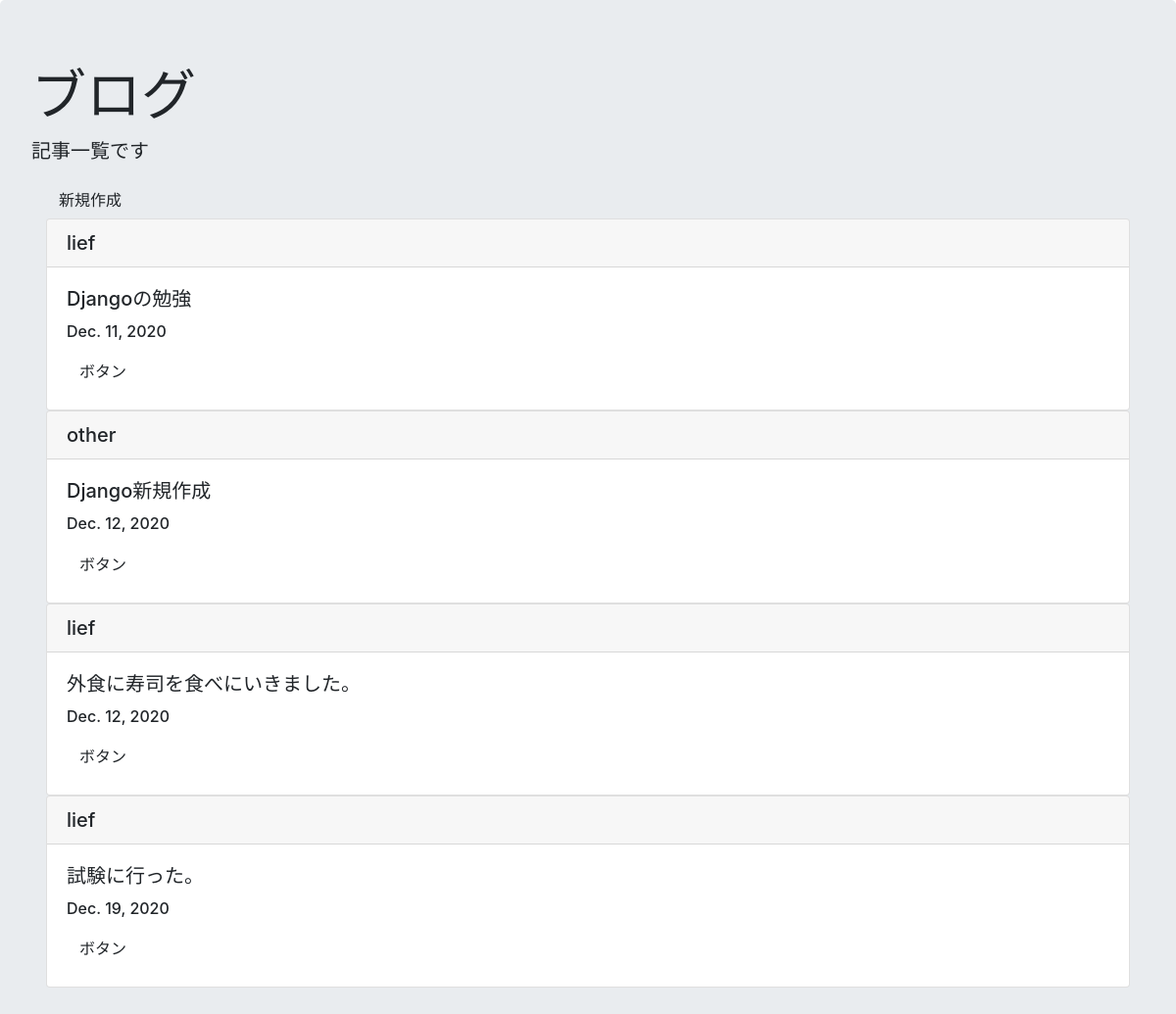
Page /list/ on the committed database.
### blogpost/models.py (models this page shows, shortened)
class BlogModel(models.Model):
    title = models.CharField(max_length=100)
    contet = models.TextField()
    postdate = models.DateField(auto_now_add=True)
    category = models.CharField(
        max_length = 50,
        choices= CATEGORY
    )

### blogpost/views.py (the view)
# urls.py: path('list/', BlogList.as_view(), name='list'),
class BlogList(ListView):
    template_name = 'list.html'
    model = BlogModel

### templates/list.html
{% extends 'base.html' %}
{% block header %}
<div class="jumbotron">
  <h1 class="display-4">ブログ</h1>
  <p class="lead">記事一覧です</p>
{% endblock header %}
{% block content %}
  <div class='container'>
  <a href="{% url 'create' %} " class="btn" btn-primary">新規作成</a>
    {% for item in object_list %}
    <div class="card">
        <h5 class="card-header">{{ item.category }}</h5>
        <div class="card-body">
        <h5 class="card-title">{{ item.title }}</h5>
        <h6 class="card-title">{{ item.postdate }}</h6>
        <a href="{% url 'detail' item.pk %} " class="btn" btn-primary">ボタン</a>
        </div>
    </div>
  {% endfor %}
</div>
{% endblock content %}

### templates/base.html (shortened to what this page needs)
<!doctype html>
<html lang="en">
  <head>
    <link rel="stylesheet" href="https://stackpath.bootstrapcdn.com/bootstrap/4.5.0/css/bootstrap.min.css">
  </head>
  <body>
    {% block header %}
    {% endblock header %}
    {% block content %}
    {% endblock content %}
  </body>
</html>

### rows in the picture
BlogModel: category "lief", title "Djangoの勉強", postdate "Dec. 11, 2020"
BlogModel: category "other", title "Django新規作成", postdate "Dec. 12, 2020"
BlogModel: category "lief", title "外食に寿司を食べにいきました。", postdate "Dec. 12, 2020"
BlogModel: category "lief", title "試験に行った。", postdate "Dec. 19, 2020"
